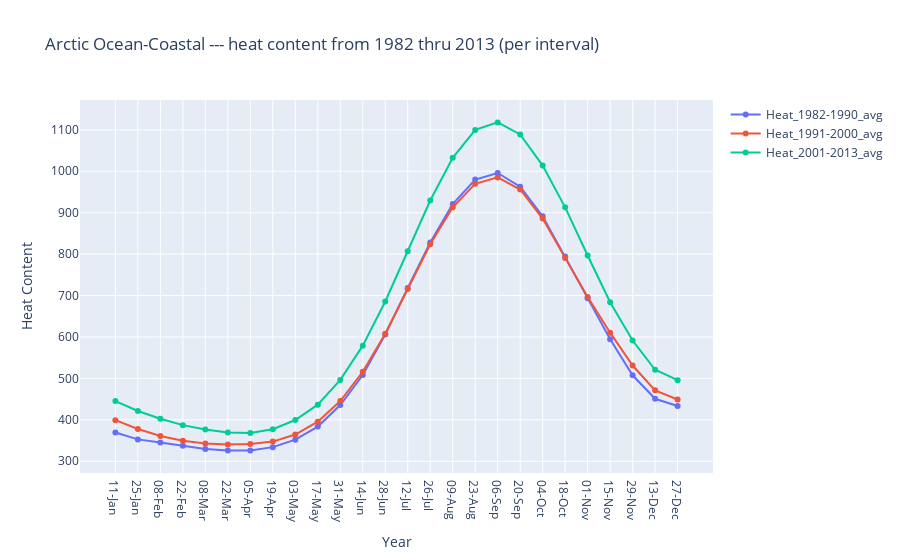
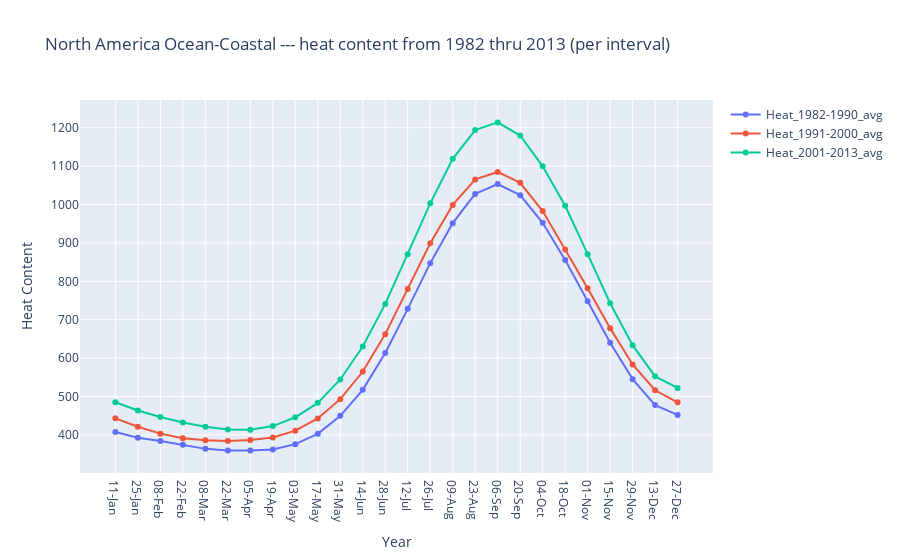
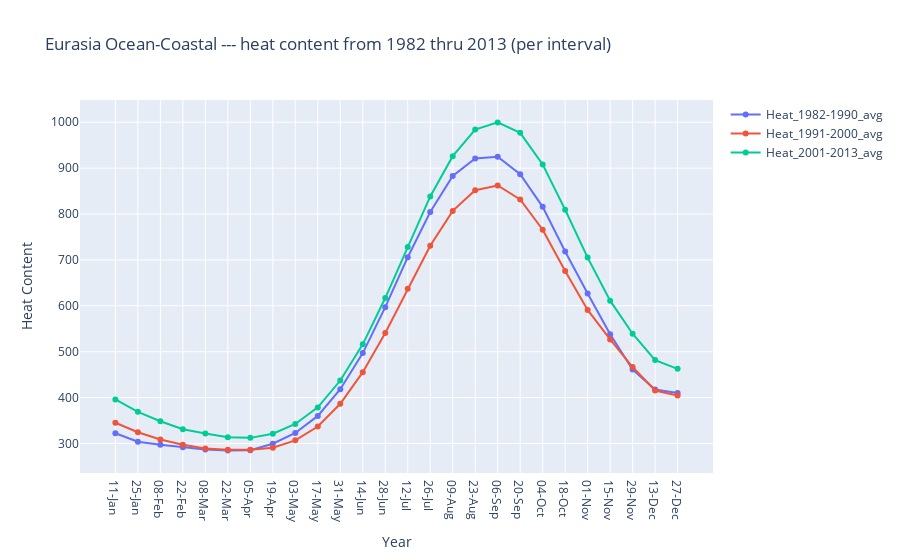

These figures' notebook cell, in order:
### Markdown cell above
Heat content by study interval

### Code cell
measures = ['Heat_1982-1990_avg', 'Heat_1991-2000_avg', 'Heat_2001-2013_avg']

figs = []

for ocean in ocean_list:
    df = data[data['Analysis_domain'] == ocean]
    fig = go.Figure()
    
    for measure in measures:
        fig.add_trace(go.Scatter(x=df['Avg_interval_biweekly'], 
                                 y=df[measure], 
                                 mode='lines+markers', 
                                 name=measure))
        
    fig.update_layout(title=f'{ocean} --- heat content from 1982 thru 2013 (per interval)',
                      xaxis_title='Year',
                      yaxis_title='Heat Content')
    
    figs.append(fig)

for fig in figs:
    fig.show()

### Figure 1 — Plotly figure (JSON) as saved in the notebook; plotly's stock layout.template omitted (floating-point values rounded to 4 significant figures)
{"data": [{"mode": "lines+markers", "name": "Heat_1982-1990_avg", "type": "scatter", "x": ["11-Jan", "25-Jan", "08-Feb", "22-Feb", "08-Mar", "22-Mar", "05-Apr", "19-Apr", "03-May", "17-May", "31-May", "14-Jun", "28-Jun", "12-Jul", "26-Jul", "09-Aug", "23-Aug", "06-Sep", "20-Sep", "04-Oct", "18-Oct", "01-Nov", "15-Nov", "29-Nov", "13-Dec", "27-Dec"], "y": [369.5, 352.8, 345.5, 337.6, 329.4, 325.8, 326.1, 334.1, 352.2, 383.7, 435.7, 508.2, 606.0, 718.3, 828.1, 920.8, 980.1, 995.9, 962.8, 891.2, 794.0, 693.8, 594.4, 507.5, 450.8, 433.2]}, {"mode": "lines+markers", "name": "Heat_1991-2000_avg", "type": "scatter", "x": ["11-Jan", "25-Jan", "08-Feb", "22-Feb", "08-Mar", "22-Mar", "05-Apr", "19-Apr", "03-May", "17-May", "31-May", "14-Jun", "28-Jun", "12-Jul", "26-Jul", "09-Aug", "23-Aug", "06-Sep", "20-Sep", "04-Oct", "18-Oct", "01-Nov", "15-Nov", "29-Nov", "13-Dec", "27-Dec"], "y": [399.3, 377.9, 361.1, 349.3, 342.9, 340.6, 341.6, 347.5, 364.5, 395.5, 445.4, 516.0, 608.0, 715.9, 823.9, 913.0, 969.9, 985.2, 956.0, 885.8, 790.5, 696.6, 610.4, 531.1, 471.1, 449.1]}, {"mode": "lines+markers", "name": "Heat_2001-2013_avg", "type": "scatter", "x": ["11-Jan", "25-Jan", "08-Feb", "22-Feb", "08-Mar", "22-Mar", "05-Apr", "19-Apr", "03-May", "17-May", "31-May", "14-Jun", "28-Jun", "12-Jul", "26-Jul", "09-Aug", "23-Aug", "06-Sep", "20-Sep", "04-Oct", "18-Oct", "01-Nov", "15-Nov", "29-Nov", "13-Dec", "27-Dec"], "y": [445.3, 421.3, 402.8, 387.2, 376.8, 369.2, 368.2, 377.5, 399.6, 436.6, 496.4, 579.0, 685.6, 806.8, 929.5, 1033.0, 1100.0, 1118, 1089, 1014.0, 912.9, 796.6, 684.0, 591.4, 520.9, 495.7]}], "layout": {"title": {"text": "Arctic Ocean-Coastal --- heat content from 1982 thru 2013 (per interval)"}, "xaxis": {"title": {"text": "Year"}}, "yaxis": {"title": {"text": "Heat Content"}}}}

### Figure 2 — Plotly figure (JSON) as saved in the notebook; plotly's stock layout.template omitted (floating-point values rounded to 4 significant figures)
{"data": [{"mode": "lines+markers", "name": "Heat_1982-1990_avg", "type": "scatter", "x": ["11-Jan", "25-Jan", "08-Feb", "22-Feb", "08-Mar", "22-Mar", "05-Apr", "19-Apr", "03-May", "17-May", "31-May", "14-Jun", "28-Jun", "12-Jul", "26-Jul", "09-Aug", "23-Aug", "06-Sep", "20-Sep", "04-Oct", "18-Oct", "01-Nov", "15-Nov", "29-Nov", "13-Dec", "27-Dec"], "y": [407.7, 392.5, 384.4, 374.7, 363.7, 359.2, 359.2, 362.3, 376.0, 402.9, 449.8, 517.3, 613.3, 728.3, 847.3, 951.6, 1028.0, 1053.0, 1024.0, 952.3, 855.5, 748.1, 640.2, 545.3, 477.8, 452.1]}, {"mode": "lines+markers", "name": "Heat_1991-2000_avg", "type": "scatter", "x": ["11-Jan", "25-Jan", "08-Feb", "22-Feb", "08-Mar", "22-Mar", "05-Apr", "19-Apr", "03-May", "17-May", "31-May", "14-Jun", "28-Jun", "12-Jul", "26-Jul", "09-Aug", "23-Aug", "06-Sep", "20-Sep", "04-Oct", "18-Oct", "01-Nov", "15-Nov", "29-Nov", "13-Dec", "27-Dec"], "y": [443.2, 421.2, 403.4, 391.5, 386.3, 384.5, 386.5, 393.4, 411.2, 442.9, 493.1, 565.1, 662.5, 779.8, 899.3, 999.1, 1065.0, 1085.0, 1057.0, 983.0, 883.2, 782.2, 678.1, 583.4, 516.3, 485.1]}, {"mode": "lines+markers", "name": "Heat_2001-2013_avg", "type": "scatter", "x": ["11-Jan", "25-Jan", "08-Feb", "22-Feb", "08-Mar", "22-Mar", "05-Apr", "19-Apr", "03-May", "17-May", "31-May", "14-Jun", "28-Jun", "12-Jul", "26-Jul", "09-Aug", "23-Aug", "06-Sep", "20-Sep", "04-Oct", "18-Oct", "01-Nov", "15-Nov", "29-Nov", "13-Dec", "27-Dec"], "y": [485.2, 463.7, 446.8, 432.6, 421.4, 414.0, 413.5, 423.0, 445.9, 483.5, 544.4, 630.1, 741.2, 870.6, 1003.0, 1119, 1194.0, 1214.0, 1180.0, 1100.0, 996.8, 870.8, 743, 633.7, 552.5, 522.5]}], "layout": {"title": {"text": "North America Ocean-Coastal --- heat content from 1982 thru 2013 (per interval)"}, "xaxis": {"title": {"text": "Year"}}, "yaxis": {"title": {"text": "Heat Content"}}}}

### Figure 3 — Plotly figure (JSON) as saved in the notebook; plotly's stock layout.template omitted (floating-point values rounded to 4 significant figures)
{"data": [{"mode": "lines+markers", "name": "Heat_1982-1990_avg", "type": "scatter", "x": ["11-Jan", "25-Jan", "08-Feb", "22-Feb", "08-Mar", "22-Mar", "05-Apr", "19-Apr", "03-May", "17-May", "31-May", "14-Jun", "28-Jun", "12-Jul", "26-Jul", "09-Aug", "23-Aug", "06-Sep", "20-Sep", "04-Oct", "18-Oct", "01-Nov", "15-Nov", "29-Nov", "13-Dec", "27-Dec"], "y": [322.3, 303.8, 297.4, 291.6, 287.1, 284.5, 285.2, 299.4, 322.9, 360.1, 418.2, 496.9, 597, 706.0, 804.3, 882.8, 921.2, 925.0, 886.7, 815.7, 718.2, 626.7, 537.8, 460.9, 417.6, 409.9]}, {"mode": "lines+markers", "name": "Heat_1991-2000_avg", "type": "scatter", "x": ["11-Jan", "25-Jan", "08-Feb", "22-Feb", "08-Mar", "22-Mar", "05-Apr", "19-Apr", "03-May", "17-May", "31-May", "14-Jun", "28-Jun", "12-Jul", "26-Jul", "09-Aug", "23-Aug", "06-Sep", "20-Sep", "04-Oct", "18-Oct", "01-Nov", "15-Nov", "29-Nov", "13-Dec", "27-Dec"], "y": [345.1, 324.6, 308.8, 297.2, 289.2, 286.3, 286.1, 290.8, 306.8, 337.0, 386.5, 455.4, 540.6, 636.9, 730.8, 806.8, 851.9, 862.1, 831.8, 765.8, 676.0, 590.9, 526.8, 466.5, 415.4, 404.6]}, {"mode": "lines+markers", "name": "Heat_2001-2013_avg", "type": "scatter", "x": ["11-Jan", "25-Jan", "08-Feb", "22-Feb", "08-Mar", "22-Mar", "05-Apr", "19-Apr", "03-May", "17-May", "31-May", "14-Jun", "28-Jun", "12-Jul", "26-Jul", "09-Aug", "23-Aug", "06-Sep", "20-Sep", "04-Oct", "18-Oct", "01-Nov", "15-Nov", "29-Nov", "13-Dec", "27-Dec"], "y": [396.0, 368.9, 348.3, 331.2, 321.7, 313.8, 312.2, 321.2, 342.5, 378.6, 437.1, 516.0, 616.9, 728.1, 838.3, 926.1, 983.9, 999.6, 976.9, 908.1, 809.4, 705, 611.2, 539.1, 481.8, 462.6]}], "layout": {"title": {"text": "Eurasia Ocean-Coastal --- heat content from 1982 thru 2013 (per interval)"}, "xaxis": {"title": {"text": "Year"}}, "yaxis": {"title": {"text": "Heat Content"}}}}
